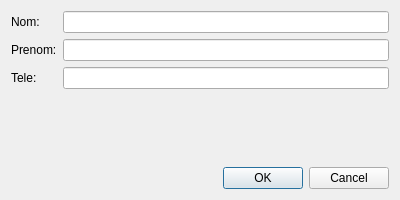
<?xml version="1.0" encoding="UTF-8"?>
<ui version="4.0">
 <class>StudentDialog</class>
 <widget class="QDialog" name="StudentDialog">
  <property name="geometry">
   <rect>
    <x>0</x>
    <y>0</y>
    <width>400</width>
    <height>200</height>
   </rect>
  </property>
  <property name="windowTitle">
   <string>Student Details</string>
  </property>
  <layout class="QVBoxLayout" name="verticalLayout">
   <item>
    <layout class="QFormLayout" name="formLayout">
     <item row="0" column="0">
      <widget class="QLabel" name="label">
       <property name="text">
        <string>Nom:</string>
       </property>
      </widget>
     </item>
     <item row="0" column="1">
      <widget class="QLineEdit" name="nomEdit"/>
     </item>
     <item row="1" column="0">
      <widget class="QLabel" name="label_2">
       <property name="text">
        <string>Prenom:</string>
       </property>
      </widget>
     </item>
     <item row="1" column="1">
      <widget class="QLineEdit" name="prenomEdit"/>
     </item>
     <item row="2" column="0">
      <widget class="QLabel" name="label_3">
       <property name="text">
        <string>Tele:</string>
       </property>
      </widget>
     </item>
     <item row="2" column="1">
      <widget class="QLineEdit" name="teleEdit"/>
     </item>
    </layout>
   </item>
   <item>
    <widget class="QDialogButtonBox" name="buttonBox">
     <property name="orientation">
      <enum>Qt::Horizontal</enum>
     </property>
     <property name="standardButtons">
      <set>QDialogButtonBox::Cancel|QDialogButtonBox::Ok</set>
     </property>
    </widget>
   </item>
  </layout>
 </widget>
 <resources/>
 <connections>
  <connection>
   <sender>buttonBox</sender>
   <signal>accepted()</signal>
   <receiver>StudentDialog</receiver>
   <slot>accept()</slot>
   <hints>
    <hint type="sourcelabel">
     <x>248</x>
     <y>254</y>
    </hint>
    <hint type="destinationlabel">
     <x>157</x>
     <y>274</y>
    </hint>
   </hints>
  </connection>
  <connection>
   <sender>buttonBox</sender>
   <signal>rejected()</signal>
   <receiver>StudentDialog</receiver>
   <slot>reject()</slot>
   <hints>
    <hint type="sourcelabel">
     <x>316</x>
     <y>260</y>
    </hint>
    <hint type="destinationlabel">
     <x>286</x>
     <y>274</y>
    </hint>
   </hints>
  </connection>
 </connections>
</ui>
